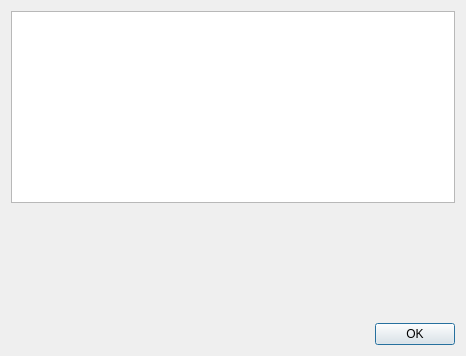
<?xml version="1.0" encoding="UTF-8"?>
<ui version="4.0">
 <class>Dialog</class>
 <widget class="QDialog" name="Dialog">
  <property name="geometry">
   <rect>
    <x>0</x>
    <y>0</y>
    <width>466</width>
    <height>356</height>
   </rect>
  </property>
  <property name="windowTitle">
   <string>Dialog</string>
  </property>
  <layout class="QVBoxLayout" name="verticalLayout">
   <item>
    <widget class="QListWidget" name="listWidget"/>
   </item>
   <item>
    <layout class="QGridLayout" name="gridLayout">
     <item row="0" column="0">
      <spacer name="verticalSpacer">
       <property name="orientation">
        <enum>Qt::Vertical</enum>
       </property>
       <property name="sizeHint" stdset="0">
        <size>
         <width>20</width>
         <height>40</height>
        </size>
       </property>
      </spacer>
     </item>
    </layout>
   </item>
   <item>
    <widget class="QDialogButtonBox" name="buttonBox">
     <property name="standardButtons">
      <set>QDialogButtonBox::Ok</set>
     </property>
    </widget>
   </item>
  </layout>
 </widget>
 <resources/>
 <connections/>
</ui>
